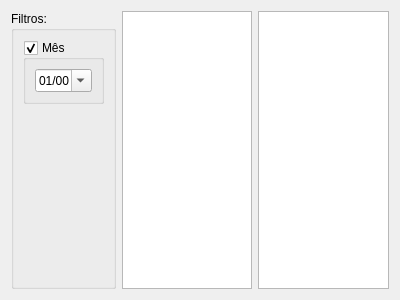
<?xml version="1.0" encoding="UTF-8"?>
<ui version="4.0">
 <class>WidgetFluxoCaixa</class>
 <widget class="QWidget" name="WidgetFluxoCaixa">
  <property name="geometry">
   <rect>
    <x>0</x>
    <y>0</y>
    <width>400</width>
    <height>300</height>
   </rect>
  </property>
  <property name="windowTitle">
   <string>Form</string>
  </property>
  <layout class="QGridLayout" name="gridLayout">
   <item row="0" column="1">
    <widget class="TableView" name="tableCaixa">
     <property name="mouseTracking">
      <bool>true</bool>
     </property>
     <property name="editTriggers">
      <set>QAbstractItemView::NoEditTriggers</set>
     </property>
     <property name="selectionBehavior">
      <enum>QAbstractItemView::SelectRows</enum>
     </property>
    </widget>
   </item>
   <item row="0" column="2">
    <widget class="TableView" name="tableResumo">
     <property name="mouseTracking">
      <bool>true</bool>
     </property>
     <property name="editTriggers">
      <set>QAbstractItemView::NoEditTriggers</set>
     </property>
     <property name="selectionBehavior">
      <enum>QAbstractItemView::SelectRows</enum>
     </property>
    </widget>
   </item>
   <item row="0" column="0">
    <widget class="QGroupBox" name="groupBox">
     <property name="title">
      <string>Filtros:</string>
     </property>
     <layout class="QGridLayout" name="gridLayout_2">
      <item row="0" column="0">
       <widget class="QGroupBox" name="groupBoxMes">
        <property name="enabled">
         <bool>true</bool>
        </property>
        <property name="title">
         <string>Mês</string>
        </property>
        <property name="checkable">
         <bool>true</bool>
        </property>
        <property name="checked">
         <bool>true</bool>
        </property>
        <layout class="QGridLayout" name="gridLayout_5">
         <item row="0" column="0">
          <widget class="QDateEdit" name="dateEdit">
           <property name="currentSection">
            <enum>QDateTimeEdit::MonthSection</enum>
           </property>
           <property name="displayFormat">
            <string>MM/yy</string>
           </property>
           <property name="calendarPopup">
            <bool>true</bool>
           </property>
          </widget>
         </item>
        </layout>
       </widget>
      </item>
      <item row="1" column="0">
       <spacer name="verticalSpacer">
        <property name="orientation">
         <enum>Qt::Vertical</enum>
        </property>
        <property name="sizeHint" stdset="0">
         <size>
          <width>20</width>
          <height>40</height>
         </size>
        </property>
       </spacer>
      </item>
     </layout>
    </widget>
   </item>
  </layout>
 </widget>
 <customwidgets>
  <customwidget>
   <class>TableView</class>
   <extends>QTableView</extends>
   <header>src/tableview.h</header>
  </customwidget>
 </customwidgets>
 <resources/>
 <connections/>
</ui>
